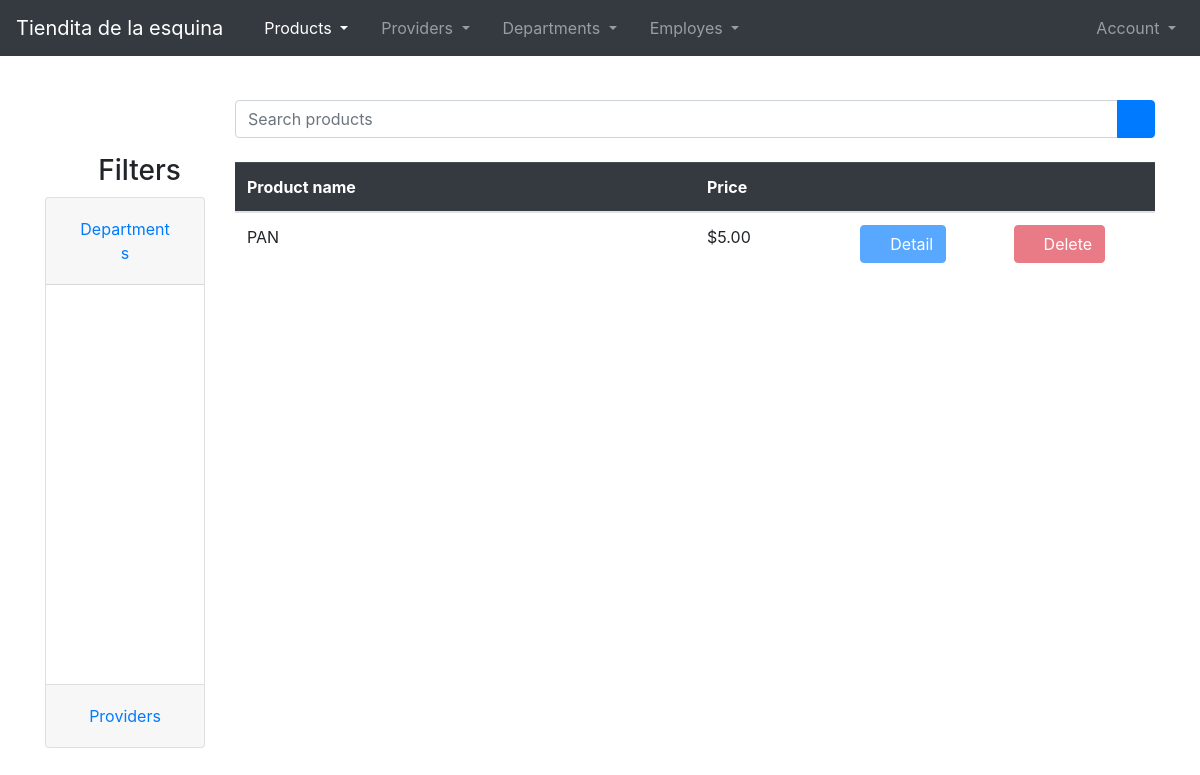
Page /show-all-products/ (signed in) on the earlier database version.
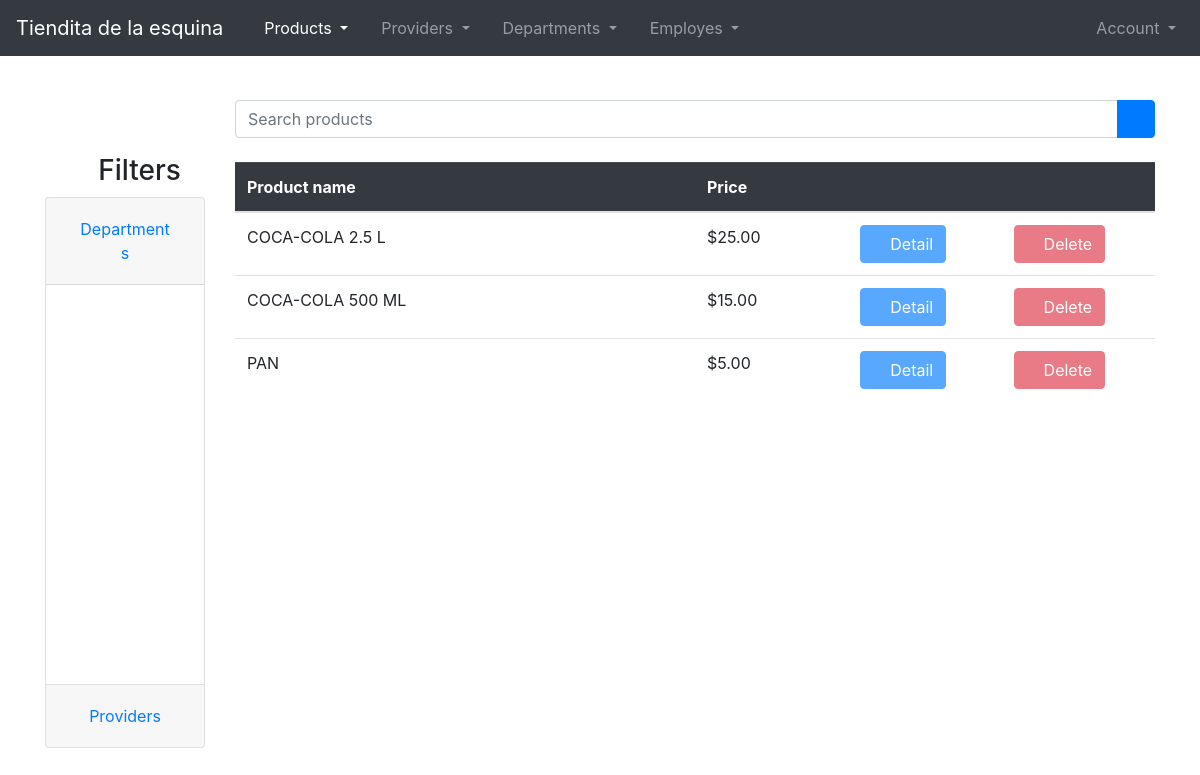
Same page on the later database version.
### Products/models.py (models this page shows)
class Product( models.Model ):
    productname = models.CharField(max_length = 150, blank = False, null = False)
    productdescription = models.CharField(max_length = 500, blank = True, null = True)
    productid = models.CharField(max_length = 50, blank = False, null = False)
    productprice = models.DecimalField(max_digits = 12, decimal_places = 2, blank = False, null = False, default = 0.0)
    department = models.ForeignKey(Department, on_delete = models.CASCADE, blank = False, null = False)
    provider = models.ForeignKey(Provider, on_delete = models.CASCADE, blank = False, null = False)

### Products/views.py (the view)
# urls.py: path('show-all-products/', views.ShowproductsListView.as_view(), name = 'showproductspage'),
class ShowproductsListView( LoginRequiredMixin, ListView ): #show product view and return objects
    login_url = 'loginpage'
    template_name = 'showproducts.html'
    queryset = Product.objects.all().order_by('productname')
    def get_context_data(self, **kwargs):
        context =  super().get_context_data(**kwargs)
        context['nameOfApplication'] = NAME_OF_PROJECT
        return context

### project.py (called while the page is built)
def NAME_OF_PROJECT():
    return 'Tiendita de la esquina'

### Products/templates/showproducts.html (shortened to what the changed rows need)
{% extends 'shared/body.html' %}
{% block content %}
<div class="col-12 col-sm-12 col-md-4 col-lg-2 col-xl-2">
    <div class="row">
        <div class="col-12">
            <div class="accordion" id="accordionExample">
                <div class="card">
                    <div class="card-header" id="headingOne">
                        <h2 class="mb-0">
                            <button class="btn btn-link btn-block text-left" type="button" data-toggle="collapse" data-target="#collapseOne" aria-expanded="true" aria-controls="collapseOne">
                                <center>Departments</center>
                            </button>
                        </h2>
                    </div>
                </div>
                <div class="card">
                    <div class="card-header" id="headingTwo">
                        <h2 class="mb-0">
                            <button class="btn btn-link btn-block text-left collapsed" type="button" data-toggle="collapse" data-target="#collapseTwo" aria-expanded="false" aria-controls="collapseTwo">
                                <center>Providers</center>
                            </button>
                        </h2>
                    </div>
                </div>
            </div>
        </div>
    </div>
</div>
<div class="col-12 col-sm-12 col-md-8 col-lg-10 col-xl-10">
    <div class="row">
        <div class="col-12">
            <div class="row">
                <div class="col-12 mt-2">
                    <div class="table-responsive">
                        <table class="table">
                            <thead class="table-dark">
                                <tr>
                                    <th scope="col">Product name</th>
                                    <th scope="col">Price</th>
                                    <th scope="col"></th>
                                    <th scope="col"></th>
                                </tr>
                            </thead>
                            <tbody>
                                {% for products in object_list %}
                                <tr class>
                                    <td class="col-6">{{ products.productname }}</td>
                                    <td class="col-2">${{ products.productprice }}</td>
                                    <td class="col-2">
                                        <button class="btn btn-primary" disabled>
                                            <i class="bi bi-list"></i>
                                            Detail
                                        </button>
                                    </td>
                                    <td class="col-2">
                                        <button class="btn btn-danger" disabled>
                                            <i class="bi bi-trash"></i>
                                            Delete
                                        </button>
                                    </td>
                                </tr>
                                {% endfor %}
                            </tbody>
                        </table>
                    </div>
                </div>
            </div>
        </div>
    </div>
</div>
{% endblock %}

Differences in the rows shown:
added Product: productname "COCA-COLA 2.5 L", productprice "25.00"
added Product: productname "COCA-COLA 500 ML", productprice "15.00"
